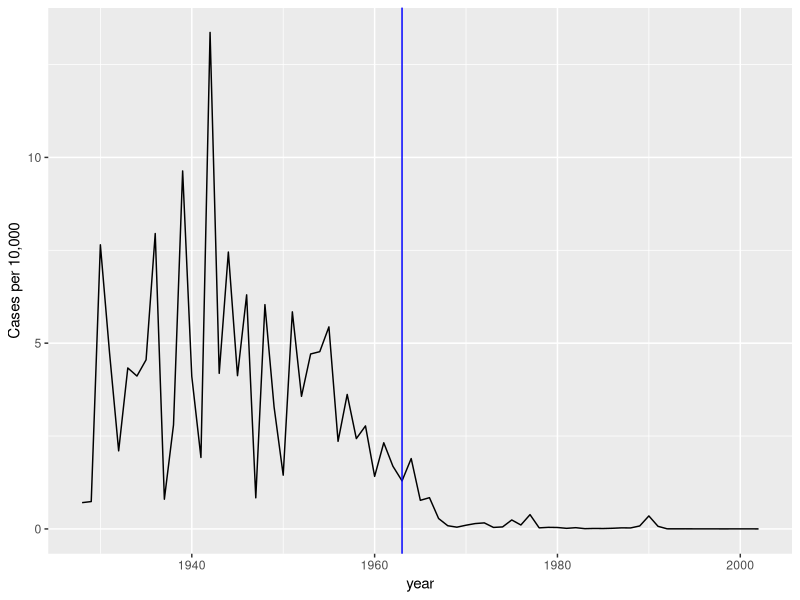
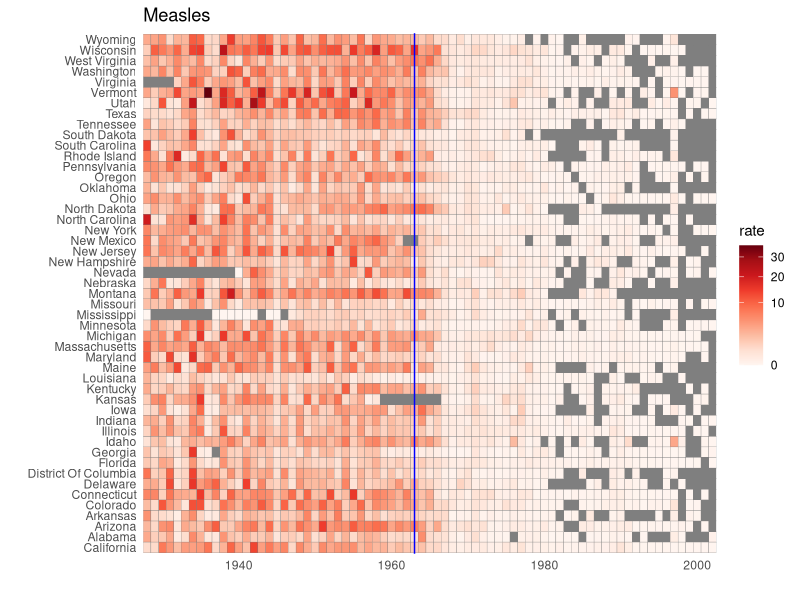
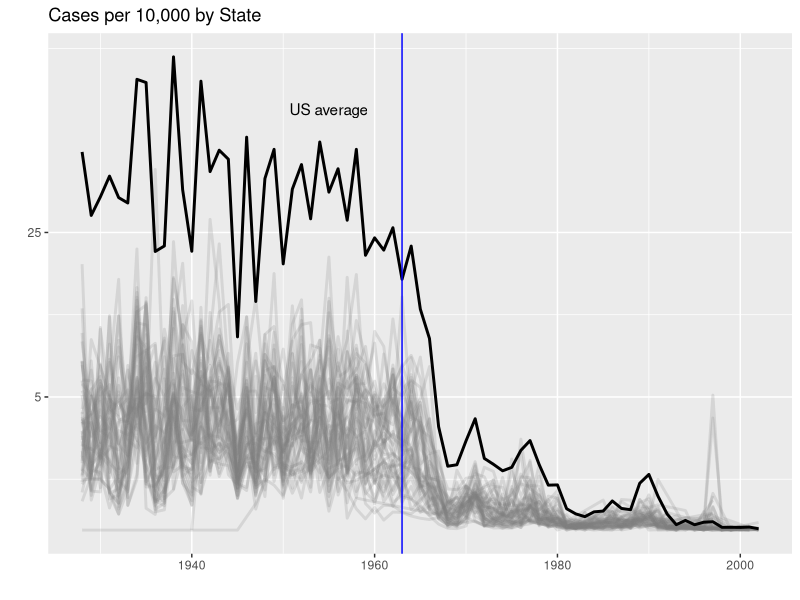

Source code (R) for these figures, in order:
#Load Relevant Packages and Data#
library(tidyverse)
library(dslabs)
data("us_contagious_diseases")

#Assign dat to the per 10,000 rate of measles, removing Alaska and Hawaii, and adjusting for weeks reporting#
the_disease <- "Measles"
dat <- us_contagious_diseases %>%
  filter(!state %in% c("Hawaii", "Alaska") & disease == the_disease) %>%
  mutate(rate = count / population * 1000 * 52/weeks_reporting) %>%
  mutate(state = reorder(state, rate))

#Plot Disease Rates per Year in California#
dat %>% filter(state == "California" & !is.na(rate)) %>%
  ggplot(aes(year, rate)) +
  geom_line() +
  ylab("Cases per 10,000") +
  geom_vline(xintercept = 1963, col = "blue")

#Tile Plot of Disease Rate by State and Year#
dat %>% ggplot(aes(year, state, fill=rate)) +
  geom_tile(color = "grey50") +
  scale_x_continuous(expand = c(0,0)) +
  scale_fill_gradientn(colors = RColorBrewer::brewer.pal(9, "Reds"), trans = "sqrt") +
  geom_vline(xintercept = 1963, color = "blue") +
  theme_minimal() + theme(panel.grid = element_blank()) +
  ggtitle(the_disease) +
  ylab("") +
  xlab("")

#Line Plot of Measles Rate by Year and State#
#Compute US Average Measles Rate by Year#
avg <- us_contagious_diseases %>%
  filter(disease == the_disease) %>% group_by(year) %>%
  summarize(us_rate = sum(count, na.rm = TRUE) / sum(population, na.rm = TRUE) * 10000)

#Make Line Plot of Measles Rate by Year by State#
dat %>%
  filter(!is.na(rate)) %>%
  ggplot() +
  geom_line(aes(year, rate, group = state), color = "grey50", show.legend = FALSE, alpha = 0.2, size = 1) +
  geom_line(mapping = aes(year, us_rate), data = avg, size = 1, color = "black") +
  scale_y_continuous(trans = "sqrt", breaks = c(5, 25, 125, 300)) +
  ggtitle("Cases per 10,000 by State") +
  xlab("") +
  ylab("") +
  geom_text(data = data.frame(x = 1955, y = 50), mapping = aes(x, y, label = "US average"), color = "black") +
  geom_vline(xintercept = 1963, color = "blue")
